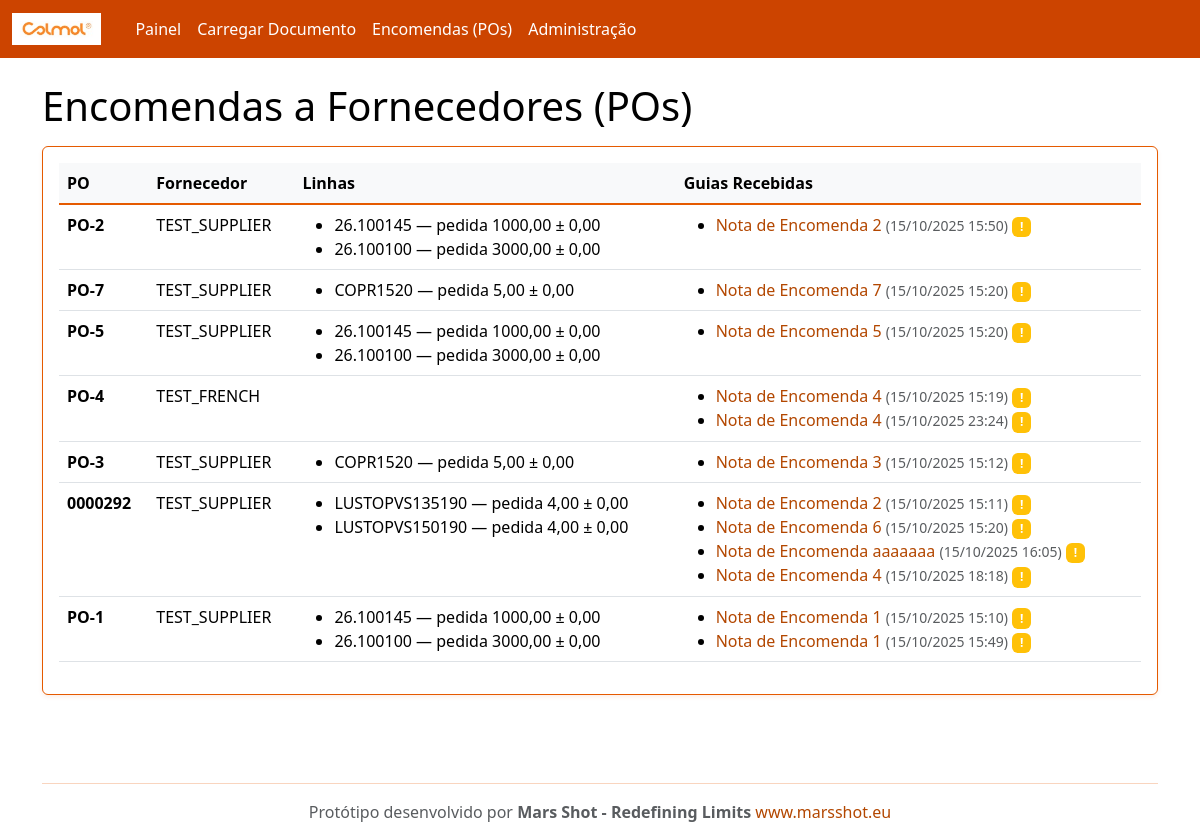
The page /po/ on the database as committed earlier.
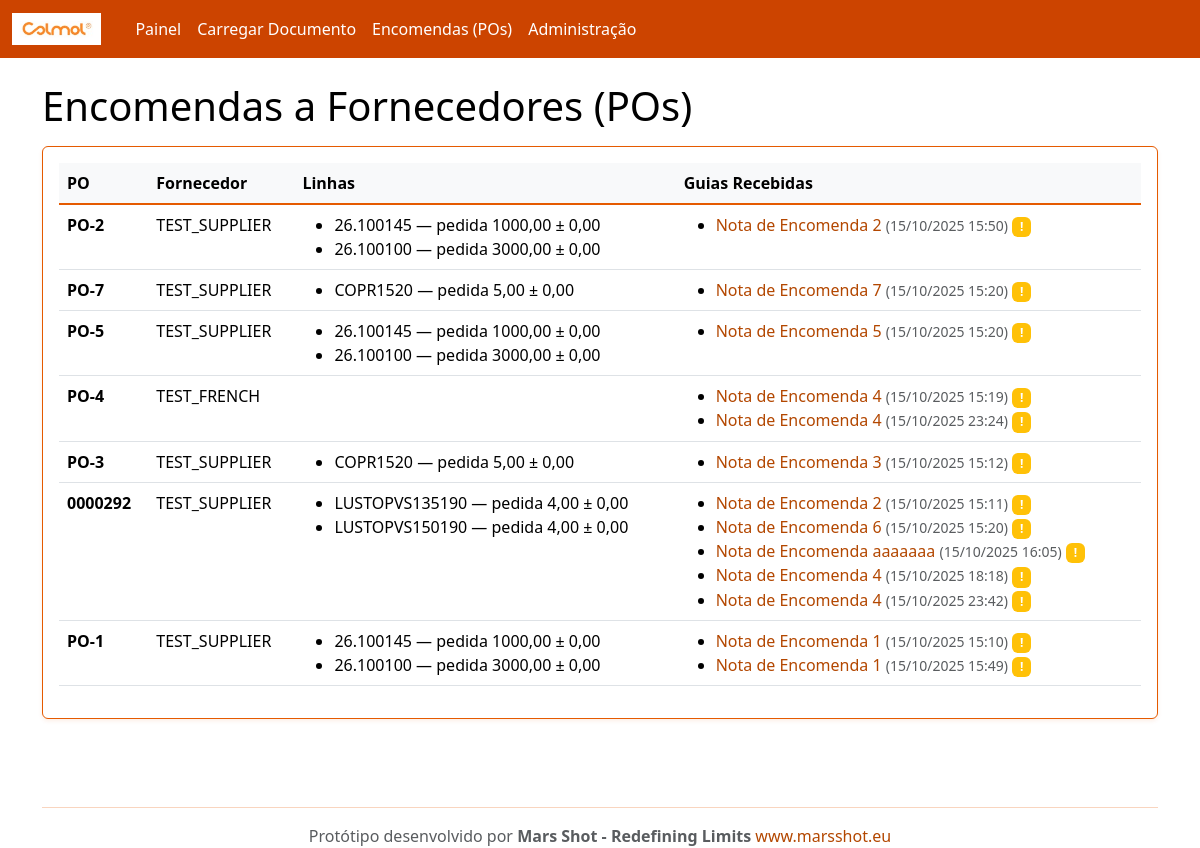
The same page on the database as committed later.
### rececao/models.py (models this page shows, shortened)
class PurchaseOrder(models.Model):
    number = models.CharField(max_length=100, unique=True)
    supplier = models.ForeignKey(Supplier, on_delete=models.CASCADE, related_name='purchase_orders')
    created_at = models.DateTimeField(auto_now_add=True)

class Supplier(models.Model):
    name = models.CharField(max_length=200, unique=True)
    email = models.EmailField(blank=True, null=True)
    code = models.CharField(max_length=50, unique=True)

class POLine(models.Model):
    po = models.ForeignKey(PurchaseOrder, on_delete=models.CASCADE, related_name='lines')
    internal_sku = models.CharField(max_length=120)  # código interno Colmol
    description = models.CharField(max_length=255, blank=True)
    unit = models.CharField(max_length=20, default='UN')
    qty_ordered = models.DecimalField(max_digits=12, decimal_places=2)
    tolerance = models.DecimalField(max_digits=6, decimal_places=2, default=0)  # tolerância admitida
    class Meta:
        unique_together = ('po','internal_sku')

class InboundDocument(models.Model):
    DOC_TYPES = (
        ('GR','Guia de Remessa'),
        ('FT','Nota de Encomenda'),
    )
    supplier = models.ForeignKey(Supplier, on_delete=models.CASCADE, related_name='inbound_docs')
    doc_type = models.CharField(max_length=2, choices=DOC_TYPES, default='GR')
    number = models.CharField(max_length=120)
    file = models.FileField(upload_to='inbound/')
    received_at = models.DateTimeField(auto_now_add=True)
    parsed_payload = models.JSONField(default=dict, blank=True)  # resultado do OCR/extração
    po = models.ForeignKey(PurchaseOrder, on_delete=models.SET_NULL, null=True, blank=True, related_name='inbound_docs')

### rececao/views.py (the view)
# urls.py: path('po/', views.po_list, name='po_list'),
def po_list(request):
    pos = PurchaseOrder.objects.all().order_by('-id')
    return render(request, 'po_list.html', {'pos': pos})

### templates/po_list.html
{% extends "base.html" %}
{% block content %}
<h1>Encomendas a Fornecedores (POs)</h1>
<div class="card p-3 mt-3">
  <table class="table table-hover">
    <thead><tr><th>PO</th><th>Fornecedor</th><th>Linhas</th><th>Guias Recebidas</th></tr></thead>
    <tbody>
      {% for p in pos %}
      <tr>
        <td><strong>{{ p.number }}</strong></td>
        <td>{{ p.supplier.name }}</td>
        <td>
          <ul class="mb-0">
          {% for l in p.lines.all %}
            <li>{{ l.internal_sku }} — pedida {{ l.qty_ordered }} ± {{ l.tolerance }}</li>
          {% endfor %}
          </ul>
        </td>
        <td>
          {% with guias=p.inbound_docs.all %}
            {% if guias %}
              <ul class="mb-0">
              {% for guia in guias %}
                <li>
                  <a href="/inbound/{{ guia.id }}/" class="text-decoration-none">
                    {{ guia.get_doc_type_display }} {{ guia.number }}
                  </a>
                  <small class="text-muted">({{ guia.received_at|date:"d/m/Y H:i" }})</small>
                  {% if guia.match_result %}
                    {% if guia.match_result.status == 'matched' %}
                      <span class="badge bg-success">✓</span>
                    {% elif guia.match_result.status == 'exceptions' %}
                      <span class="badge bg-warning">!</span>
                    {% endif %}
                  {% endif %}
                </li>
              {% endfor %}
              </ul>
            {% else %}
              <small class="text-muted">Nenhuma guia recebida</small>
            {% endif %}
          {% endwith %}
        </td>
      </tr>
      {% empty %}
      <tr><td colspan="4">Sem POs. Use o admin para criar dados de exemplo.</td></tr>
      {% endfor %}
    </tbody>
  </table>
</div>
{% endblock %}

### templates/base.html (shortened to what this page needs)
{% load static %}
<!doctype html>
<html lang="pt">
<head>
  <link href="https://cdn.jsdelivr.net/npm/bootstrap@5.3.3/dist/css/bootstrap.min.css" rel="stylesheet">
</head>
<body>
  <nav class="navbar navbar-expand-lg navbar-dark">
    <div class="container-fluid">
      <a class="navbar-brand d-flex align-items-center" href="/">
        <img src="{% static 'colmol-logo.png' %}" alt="Colmol" style="height: 32px; margin-right: 10px;">
      </a>
      <div class="collapse navbar-collapse" id="nav">
        <ul class="navbar-nav me-auto mb-2 mb-lg-0">
          <li class="nav-item"><a class="nav-link" href="/">Painel</a></li>
          <li class="nav-item"><a class="nav-link" href="/upload/">Carregar Documento</a></li>
          <li class="nav-item"><a class="nav-link" href="/po/">Encomendas (POs)</a></li>
          <li class="nav-item"><a class="nav-link" href="/admin/">Administração</a></li>
        </ul>
      </div>
    </div>
  </nav>
  <main class="container my-4">
    {% block content %}{% endblock %}
  </main>
  <footer class="container my-5">
    <hr class="border-secondary" />
    <div class="text-center">
      <p class="mb-0 text-muted">Protótipo desenvolvido por <strong>Mars Shot - Redefining Limits</strong> <a
          href="https://www.marsshot.eu" target="_blank" class="text-decoration-none">www.marsshot.eu</a></p>
    </div>
  </footer>
</body>
</html>

Rows that differ between the two databases and show on the page:
added InboundDocument: doc_type "Nota de Encomenda", number "4", received_at "15/10/2025 23:42", shown under PurchaseOrder (number 6 of 7 on the later page)
